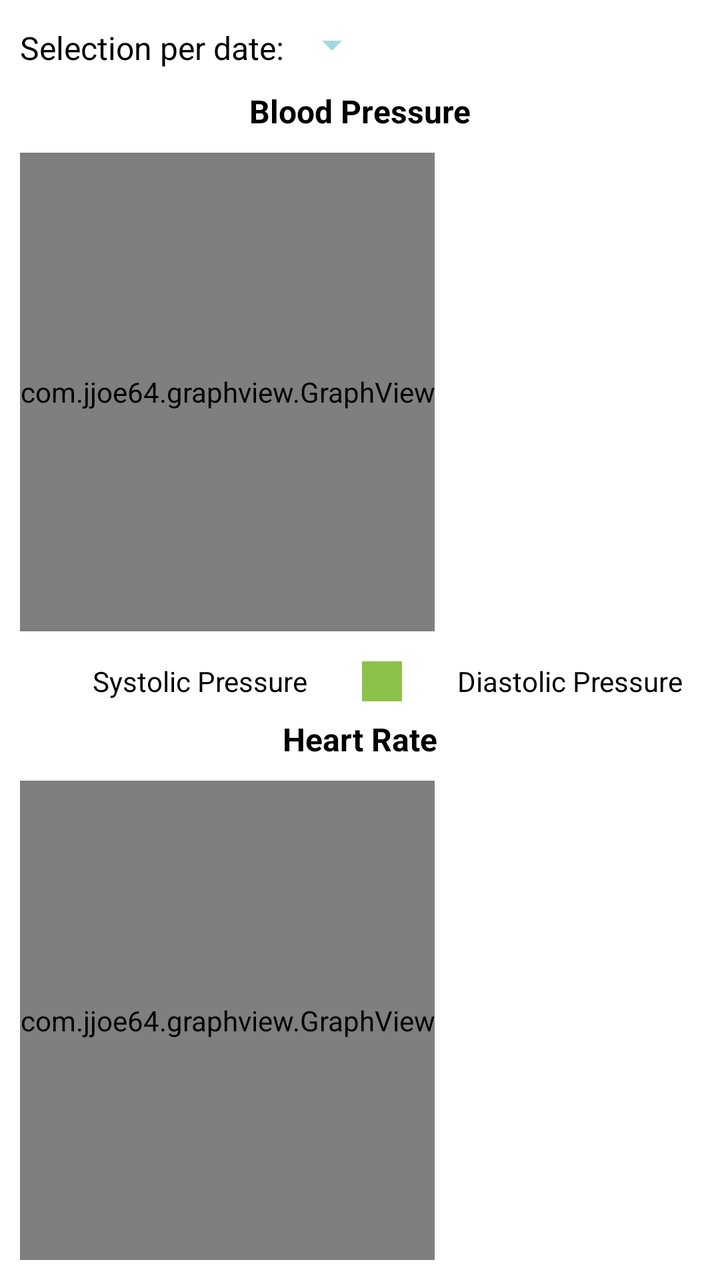
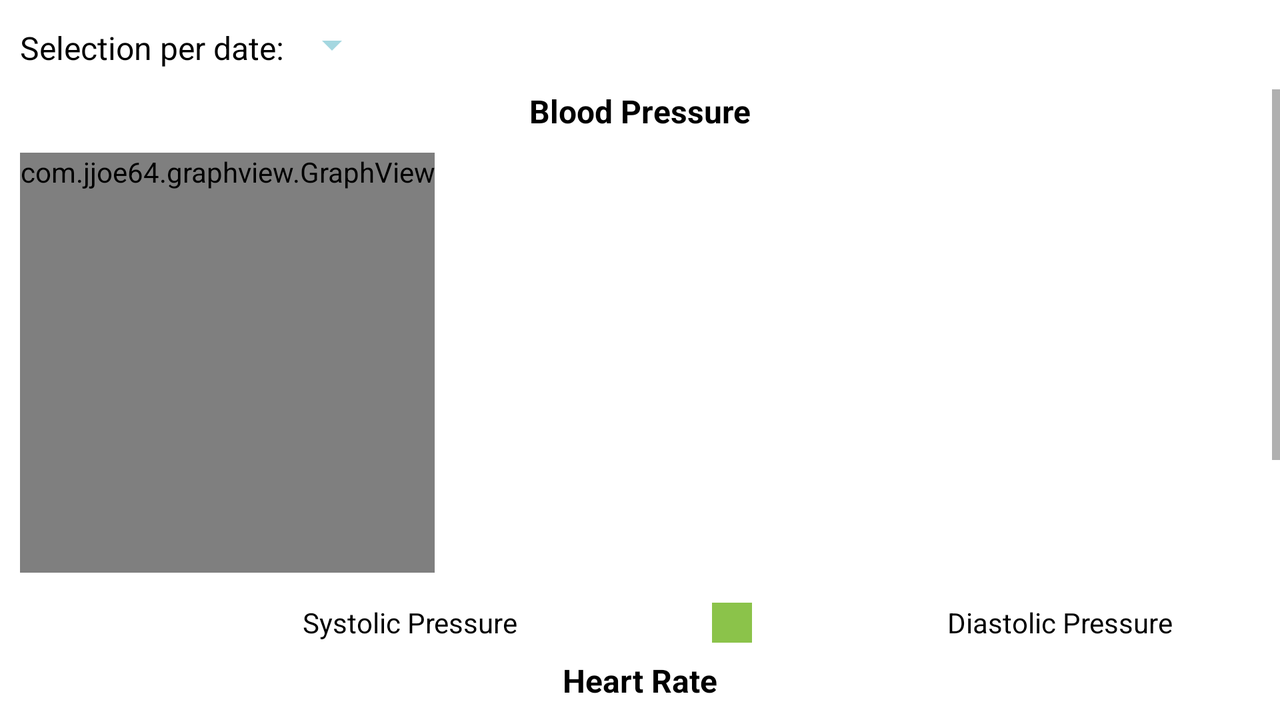

One screen, two layout resources from the same app: the default and the author's alternative for another configuration. Each is rendered where Android would select it; the XML of both is given below.
<!-- AndroidManifest.xml: application theme Theme.BottomNavigationBar -->
<!-- res/layout/fragment_statistics.xml -->
<?xml version="1.0" encoding="utf-8"?>
<LinearLayout xmlns:android="http://schemas.android.com/apk/res/android"
    xmlns:app="http://schemas.android.com/apk/res-auto"
    xmlns:tools="http://schemas.android.com/tools"
    android:layout_width="match_parent"
    android:layout_height="wrap_content"
    android:orientation="vertical"
    tools:context=".StatisticsFragment">

    <LinearLayout
        android:layout_width="match_parent"
        android:layout_height="wrap_content"
        android:padding="10dp"
        android:orientation="horizontal">

        <TextView
            android:id="@+id/textView"
            android:layout_width="wrap_content"
            android:layout_height="match_parent"
            android:text="Selection per date:"
            android:layout_marginTop="3dp"
            android:textColor="@color/black"
            android:textSize="16sp"/>

        <Spinner
            android:id="@+id/spinner"
            android:layout_width="wrap_content"
            android:layout_height="match_parent"
            android:spinnerMode="dropdown"
            android:backgroundTint="@color/blue_3"/>
    </LinearLayout>

    <TextView
        android:id="@+id/textView3"
        android:layout_width="match_parent"
        android:layout_height="wrap_content"
        android:gravity="center"
        android:text="Blood Pressure"
        android:textColor="@color/black"
        android:textSize="16sp"
        android:textStyle="bold" />

    <com.jjoe64.graphview.GraphView
        android:id="@+id/graph_1"
        android:layout_width="wrap_content"
        android:layout_height="wrap_content"
        android:layout_margin="10dp"
        android:layout_weight="1" />

    <LinearLayout
        android:layout_width="match_parent"
        android:layout_height="wrap_content"
        android:orientation="horizontal"
        android:padding="5dp">

        <ImageView
            android:id="@+id/imageView2"
            android:layout_width="wrap_content"
            android:layout_height="wrap_content"
            android:layout_weight="1"
            android:src="@drawable/red_square" />

        <TextView
            android:id="@+id/textView2"
            android:layout_width="wrap_content"
            android:layout_height="match_parent"
            android:layout_weight="1"
            android:gravity="center"
            android:textColor="@color/black"
            android:text="Systolic Pressure" />

        <ImageView
            android:id="@+id/imageView3"
            android:layout_width="wrap_content"
            android:layout_height="wrap_content"
            android:layout_weight="1"
            android:foregroundGravity="center"
            android:src="@drawable/green_square" />

        <TextView
            android:id="@+id/textView4"
            android:layout_width="wrap_content"
            android:layout_height="match_parent"
            android:layout_weight="1"
            android:gravity="center"
            android:textColor="@color/black"
            android:text="Diastolic Pressure" />
    </LinearLayout>

    <TextView
        android:id="@+id/textView5"
        android:layout_width="match_parent"
        android:layout_height="wrap_content"
        android:gravity="center"
        android:layout_marginTop="3dp"
        android:text="Heart Rate"
        android:textColor="@color/black"
        android:textSize="16sp"
        android:textStyle="bold" />

    <com.jjoe64.graphview.GraphView
        android:id="@+id/graph_2"
        android:layout_width="wrap_content"
        android:layout_height="wrap_content"
        android:layout_margin="10dp"
        android:layout_weight="1" />

</LinearLayout>
<!-- resources referenced by this layout -->
<resources>
  <color name="black">#FF000000</color>
  <color name="blue_3">#a4d7e0</color>
  <!-- drawable green_square: png bitmap (drawable-v24, 149 bytes) -->
  <style name="Theme.BottomNavigationBar" parent="Theme.MaterialComponents.DayNight.DarkActionBar">
          
          <item name="colorPrimary">@color/blue_1</item>
          <item name="colorPrimaryVariant">@color/blue_2</item>
          <item name="colorOnPrimary">@color/background_color</item>
          
          <item name="colorSecondary">@color/red_1</item>
          <item name="colorSecondaryVariant">@color/teal_700</item>
          <item name="colorOnSecondary">@color/black</item>
          
          <item name="android:statusBarColor" tools:targetApi="l">?attr/colorPrimary</item>
          
          
      </style>
  <color name="blue_1">#0a2d60</color>
  <color name="blue_2">#6cbcdc</color>
  <color name="background_color">#ecf4f4</color>
  <color name="red_1">#ef8484</color>
  <color name="teal_700">#FF018786</color>
</resources>
<!-- res/layout-land/fragment_statistics.xml (the author's variant of the layout above) -->
<!-- drawn on the phone turned sideways -->
<?xml version="1.0" encoding="utf-8"?>
<FrameLayout xmlns:android="http://schemas.android.com/apk/res/android"
    xmlns:app="http://schemas.android.com/apk/res-auto"
    xmlns:tools="http://schemas.android.com/tools"
    android:layout_width="match_parent"
    android:layout_height="wrap_content"
    android:orientation="vertical"
    tools:context=".StatisticsFragment">

    <LinearLayout
        android:layout_width="match_parent"
        android:layout_height="match_parent"
        android:orientation="vertical">
            <LinearLayout
                android:layout_width="match_parent"
                android:layout_height="wrap_content"
                android:orientation="horizontal"
                android:padding="10dp">

                <TextView
                    android:id="@+id/textView"
                    android:layout_width="wrap_content"
                    android:layout_height="match_parent"
                    android:layout_marginTop="3dp"
                    android:text="Selection per date:"
                    android:textColor="@color/black"
                    android:textSize="16sp" />

                <Spinner
                    android:id="@+id/spinner"
                    android:layout_width="wrap_content"
                    android:layout_height="match_parent"
                    android:backgroundTint="@color/blue_3"
                    android:spinnerMode="dropdown" />
            </LinearLayout>

    <ScrollView
        android:layout_width="match_parent"
        android:layout_height="wrap_content">

        <LinearLayout
            android:layout_width="match_parent"
            android:layout_height="wrap_content"
            android:orientation="vertical">

            <TextView
                android:id="@+id/textView3"
                android:layout_width="match_parent"
                android:layout_height="wrap_content"
                android:gravity="center"
                android:text="Blood Pressure"
                android:textColor="@color/black"
                android:textSize="16sp"
                android:textStyle="bold" />

            <com.jjoe64.graphview.GraphView
                android:id="@+id/graph_1"
                android:layout_width="wrap_content"
                android:layout_height="wrap_content"
                android:layout_margin="10dp"
                android:layout_weight="1"
                android:minHeight="210dp"/>

            <LinearLayout
                android:layout_width="match_parent"
                android:layout_height="wrap_content"
                android:orientation="horizontal"
                android:padding="5dp">

                <ImageView
                    android:id="@+id/imageView2"
                    android:layout_width="wrap_content"
                    android:layout_height="wrap_content"
                    android:layout_weight="1"
                    android:src="@drawable/red_square" />

                <TextView
                    android:id="@+id/textView2"
                    android:layout_width="wrap_content"
                    android:layout_height="match_parent"
                    android:layout_weight="1"
                    android:gravity="center"
                    android:text="Systolic Pressure"
                    android:textColor="@color/black" />

                <ImageView
                    android:id="@+id/imageView3"
                    android:layout_width="wrap_content"
                    android:layout_height="wrap_content"
                    android:layout_weight="1"
                    android:foregroundGravity="center"
                    android:src="@drawable/green_square" />

                <TextView
                    android:id="@+id/textView4"
                    android:layout_width="wrap_content"
                    android:layout_height="match_parent"
                    android:layout_weight="1"
                    android:gravity="center"
                    android:text="Diastolic Pressure"
                    android:textColor="@color/black" />
            </LinearLayout>

            <TextView
                android:id="@+id/textView5"
                android:layout_width="match_parent"
                android:layout_height="wrap_content"
                android:layout_marginTop="3dp"
                android:gravity="center"
                android:text="Heart Rate"
                android:textColor="@color/black"
                android:textSize="16sp"
                android:textStyle="bold" />

            <com.jjoe64.graphview.GraphView
                android:id="@+id/graph_2"
                android:layout_width="wrap_content"
                android:layout_height="wrap_content"
                android:layout_margin="10dp"
                android:layout_weight="1"
                android:minHeight="210dp" />
        </LinearLayout>
    </ScrollView>
    </LinearLayout>
</FrameLayout>
